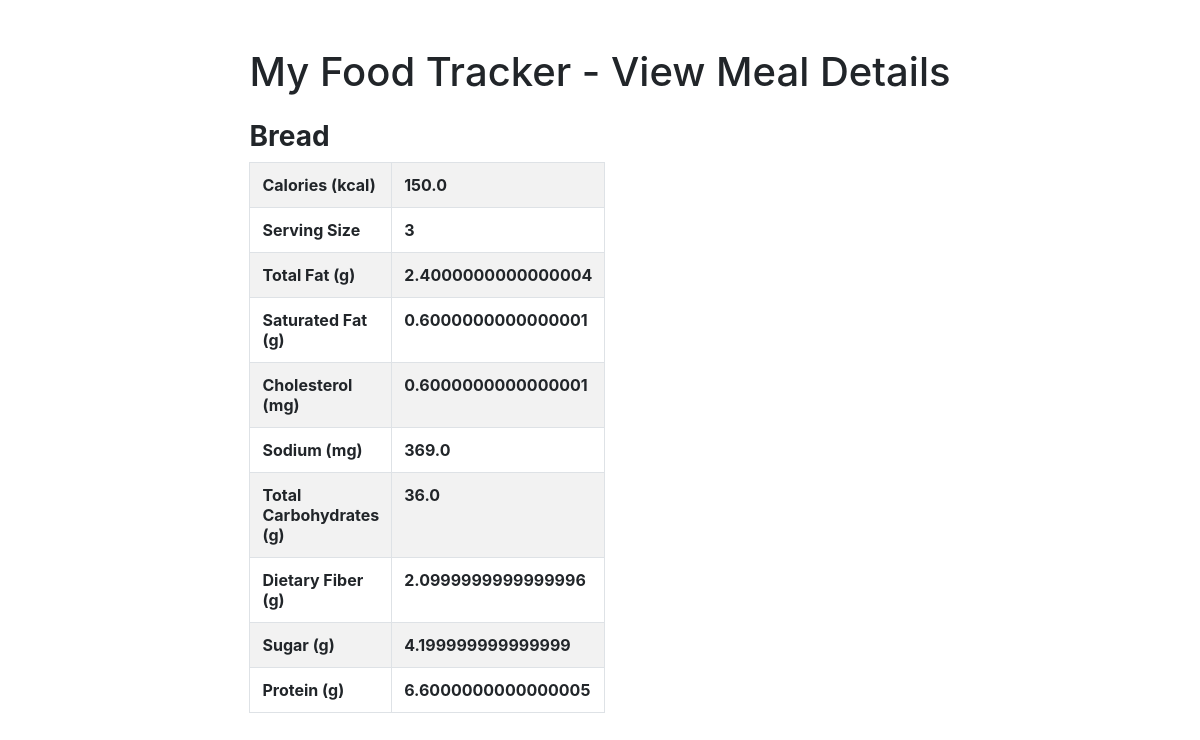
The app's page /view_meal/3 (signed in) with its own data.
### food/models.py (models this page shows, shortened)
class Meal(models.Model):
	BREAKFAST = 1
	MORNING_SNACK = 2
	LUNCH = 3
	AFTERNOON_SNACK = 4
	DINNER = 5
	EVENING_SNACK = 6
	MEAL_TIME_TYPES = (
		(BREAKFAST, "Breakfast"),
		(MORNING_SNACK, "Morning Snack"),
		(LUNCH, "Lunch"),
		(AFTERNOON_SNACK, "Afternoon Snack"),
		(DINNER, "Dinner"),
		(EVENING_SNACK, "Evening Snack")
	)
	food = models.ForeignKey(Food, verbose_name="Food",on_delete = models.CASCADE)
	serving_size = models.IntegerField(verbose_name="Serving Size")
	meal_time = models.IntegerField(verbose_name="Meal Time", choices=MEAL_TIME_TYPES)
	def get_total_calories(self):
		return self.serving_size*self.food.calories
	def get_total_fat(self):
		return self.serving_size*self.food.total_fat
	def get_total_saturated_fat(self):
		return self.serving_size*self.food.saturated_fat
	def get_total_cholesterol(self):
		return self.serving_size*self.food.cholesterol
	def get_total_sodium(self):
		return self.serving_size*self.food.sodium
	def get_total_carbohydrate(self):
		return self.serving_size*self.food.total_carbohydrate
	def get_total_dietary_fiber(self):
		return self.serving_size*self.food.dietary_fibre
	def get_total_sugar(self):
		return self.serving_size*self.food.sugar
	def get_total_protein(self):
		return self.serving_size*self.food.protein

class Food(models.Model):
	name = models.CharField(verbose_name="Food Name", max_length=200)
	calories = models.FloatField(verbose_name="Calories (kcal)")
	total_fat = models.FloatField(verbose_name="Total Fat (g)")
	saturated_fat = models.FloatField(verbose_name="Saturated Fat (g)")
	cholesterol = models.FloatField(verbose_name="Cholesterol (mg)", default = 0.00)
	sodium = models.FloatField(verbose_name="Sodium (mg)", default = 0.00)
	total_carbohydrate = models.FloatField(verbose_name="Total Carbohydrate (g)", default = 0.00)
	dietary_fibre = models.FloatField(verbose_name="Dietary Fibre (g)", default = 0.00)
	sugar = models.FloatField(verbose_name="Sugar (g)", default = 0.00)
	protein = models.FloatField(verbose_name="Protein (g)", default = 0.00)

### food/views.py (the view)
# urls.py: url(r'^view_meal/(?P<meal_id>\d+)$', view_meal, name='view-meal'),
def view_meal(request, meal_id):
	if request.user.is_authenticated:
		template = "view_meal.html"
		meal = Meal.objects.get(id=int(meal_id))
		context = {
			'meal': meal,
		}
		return render(request, template, context)
	else:
		return HttpResponseRedirect(reverse_lazy('auth_login'))

### templates/view_meal.html (shortened to what this page needs)
<html>
<head>
		<link rel="stylesheet" href="https://stackpath.bootstrapcdn.com/bootstrap/4.1.0/css/bootstrap.min.css">
</head>
<body>
	<div class="container mt-5">
		<div class="row justify-content-md-center">
			<div>
			<h1 class="mb-4">My Food Tracker - View Meal Details</h1>
			<h3 class=""><b>{{ meal.food.name }}</b></h3>
			<table class="table table-bordered table-striped col col-5" >
				<tbody>
					<tr>
						<th>Calories (kcal)</th>
						<th>{{ meal.get_total_calories }}</th>
					</tr>
					<tr>
						<th>Serving Size</th>
						<th>{{ meal.serving_size }}</th>
					</tr>
					<tr>
						<th>Total Fat (g)</th>
						<th>{{ meal.get_total_fat }}</th>
					</tr>
					<tr>
						<th>Saturated Fat (g)</th>
						<th>{{ meal.get_total_saturated_fat }}</th>
					</tr>
					<tr>
						<th>Cholesterol (mg)</th>
						<th>{{ meal.get_total_cholesterol }}</th>
					</tr>
					<tr>
						<th>Sodium (mg)</th>
						<th>{{ meal.get_total_sodium }}</th>
					</tr>
					<tr>
						<th>Total Carbohydrates (g)</th>
						<th>{{ meal.get_total_carbohydrate }}</th>
					</tr>
					<tr>
						<th>Dietary Fiber (g)</th>
						<th>{{ meal.get_total_dietary_fiber }}</th>
					</tr>
					<tr>
						<th>Sugar (g)</th>
						<th>{{ meal.get_total_sugar }}</th>
					</tr>
					<tr>
						<th>Protein (g)</th>
						<th>{{ meal.get_total_protein }}</th>
					</tr>
				</tbody>
			</table>
			</div>
		</div>
	</div>
	</body>
</html>

### records on screen
Meal: food.name "Bread", get_total_calories "150.0", serving_size "3", get_total_fat "2.4000000000000004", get_total_saturated_fat "0.6000000000000001", get_total_cholesterol "0.6000000000000001", get_total_sodium "369.0", get_total_carbohydrate "36.0", get_total_dietary_fiber "2.0999999999999996", get_total_sugar "4.199999999999999", get_total_protein "6.6000000000000005"
